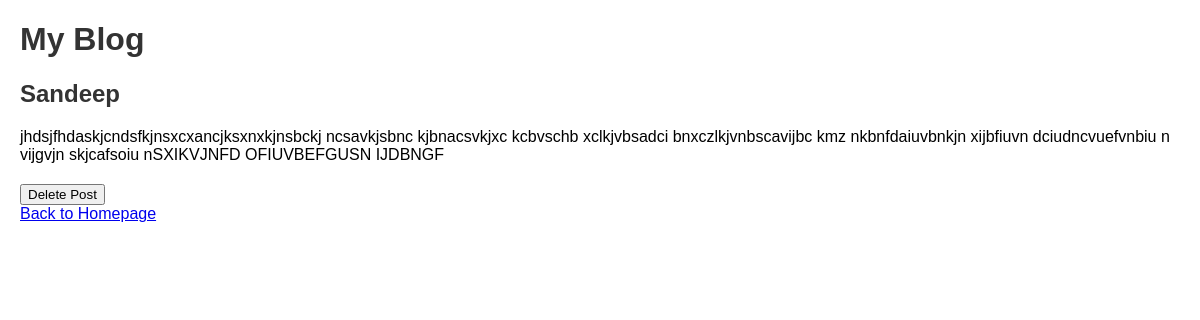
Page /blog/post/1/ on the committed database.
### blog/models.py (models this page shows, shortened)
class Post(models.Model):
    title = models.CharField(max_length=255)
    content = models.TextField()
    pub_date = models.DateTimeField(auto_now_add=True)

### blog/views.py (the view)
# urls.py: path('post/<int:pk>/', post_detail, name='post_detail'),
def post_detail(request, pk):
    post = get_object_or_404(Post, pk=pk)
    return render(request, 'blog/post_detail.html', {'post': post})

### blog/templates/blog/post_detail.html (shortened to what this page needs)
{% extends 'blog/base.html' %}
{% block content %}
  <h2>{{ post.title }}</h2>
  <p>{{ post.content }}</p>
  <form id="deletePostForm" method="post" action="{% url 'delete_post' post.id %}">
    <button type="submit" onclick="return confirm('Are you sure you want to delete this post?')">Delete Post</button>
  </form>
  <a href="{% url 'homepage' %}">Back to Homepage</a>
{% endblock %}

### blog/static/css/styles.css (style rules this page uses)
body { font-family: Arial, sans-serif; margin: 20px; }
h1, h2, h3 { color: #333; }
form { margin-top: 20px; }
button { cursor: pointer; }

### rows in the picture
Post: title "Sandeep", content "jhdsjfhdaskjcndsfkjnsxcxancjksxnxkjnsbckj ncsavkjsbnc kjbnacsvkjxc kcbvschb xclkjvbsadci bnxczlkjvnbscavijbc kmz nkbnfdaiuvbnkjn xijbfiuvn dciudncvuefvnbiu n vijgvjn skjcafsoiu nSXIKVJNFD OFIUVBEFGUSN IJDBNGF"
